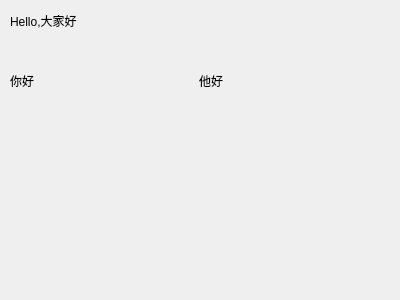
<?xml version="1.0" encoding="UTF-8"?>
<ui version="4.0">
 <class>MainWindow</class>
 <widget class="QMainWindow" name="MainWindow">
  <property name="geometry">
   <rect>
    <x>0</x>
    <y>0</y>
    <width>400</width>
    <height>300</height>
   </rect>
  </property>
  <property name="windowTitle">
   <string>MainWindow</string>
  </property>
  <widget class="QWidget" name="centralWidget">
   <widget class="QWidget" name="verticalLayoutWidget">
    <property name="geometry">
     <rect>
      <x>10</x>
      <y>0</y>
      <width>371</width>
      <height>41</height>
     </rect>
    </property>
    <layout class="QVBoxLayout" name="verticalLayout">
     <item>
      <widget class="QLabel" name="label">
       <property name="text">
        <string>Hello,大家好</string>
       </property>
      </widget>
     </item>
    </layout>
   </widget>
   <widget class="QWidget" name="horizontalLayoutWidget">
    <property name="geometry">
     <rect>
      <x>10</x>
      <y>40</y>
      <width>371</width>
      <height>81</height>
     </rect>
    </property>
    <layout class="QHBoxLayout" name="horizontalLayout">
     <item>
      <widget class="QLabel" name="label_3">
       <property name="text">
        <string>你好</string>
       </property>
      </widget>
     </item>
     <item>
      <widget class="QLabel" name="label_2">
       <property name="text">
        <string>他好</string>
       </property>
      </widget>
     </item>
    </layout>
   </widget>
  </widget>
 </widget>
 <resources/>
 <connections/>
</ui>
